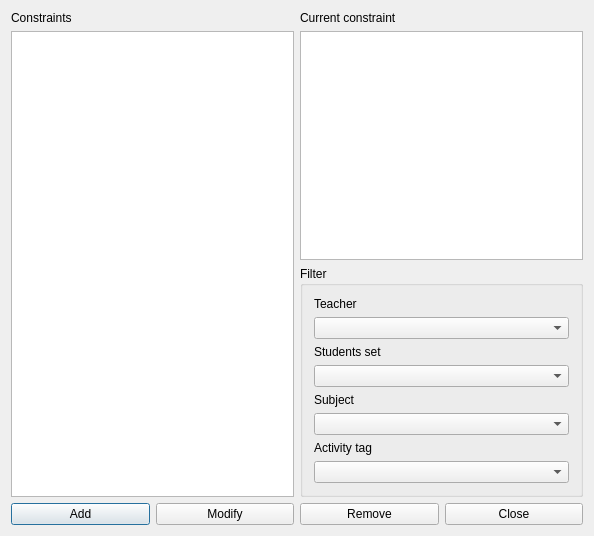
<?xml version="1.0" encoding="UTF-8"?>
<ui version="4.0">
 <class>ConstraintActivitiesMinInATermForm_template</class>
 <widget class="QDialog" name="ConstraintActivitiesMinInATermForm_template">
  <property name="geometry">
   <rect>
    <x>0</x>
    <y>0</y>
    <width>594</width>
    <height>536</height>
   </rect>
  </property>
  <property name="windowTitle">
   <string extracomment="This is the title of the dialog to see the list of all constraints of this type">Constraints activities min in a term</string>
  </property>
  <layout class="QGridLayout" name="gridLayout_2">
   <item row="0" column="1">
    <layout class="QVBoxLayout" name="verticalLayout_2">
     <item>
      <widget class="QLabel" name="currentConstraintTextLabel">
       <property name="text">
        <string>Current constraint</string>
       </property>
       <property name="wordWrap">
        <bool>false</bool>
       </property>
      </widget>
     </item>
     <item>
      <widget class="QPlainTextEdit" name="currentConstraintTextEdit"/>
     </item>
    </layout>
   </item>
   <item row="2" column="0" colspan="2">
    <layout class="QHBoxLayout" name="horizontalLayout">
     <item>
      <widget class="QPushButton" name="addConstraintPushButton">
       <property name="text">
        <string>Add</string>
       </property>
      </widget>
     </item>
     <item>
      <widget class="QPushButton" name="modifyConstraintPushButton">
       <property name="text">
        <string>Modify</string>
       </property>
      </widget>
     </item>
     <item>
      <widget class="QPushButton" name="removeConstraintPushButton">
       <property name="text">
        <string>Remove</string>
       </property>
      </widget>
     </item>
     <item>
      <widget class="QPushButton" name="closePushButton">
       <property name="text">
        <string>Close</string>
       </property>
      </widget>
     </item>
    </layout>
   </item>
   <item row="1" column="1">
    <widget class="QGroupBox" name="filterGroupBox">
     <property name="title">
      <string>Filter</string>
     </property>
     <layout class="QGridLayout" name="gridLayout">
      <item row="0" column="0">
       <widget class="QLabel" name="teachersTextLabel">
        <property name="text">
         <string>Teacher</string>
        </property>
        <property name="wordWrap">
         <bool>false</bool>
        </property>
       </widget>
      </item>
      <item row="1" column="0">
       <widget class="QComboBox" name="teachersComboBox"/>
      </item>
      <item row="2" column="0">
       <widget class="QLabel" name="studentsTextLabel">
        <property name="text">
         <string>Students set</string>
        </property>
        <property name="wordWrap">
         <bool>false</bool>
        </property>
       </widget>
      </item>
      <item row="3" column="0">
       <widget class="QComboBox" name="studentsComboBox"/>
      </item>
      <item row="4" column="0">
       <widget class="QLabel" name="subjectsTextLabel">
        <property name="text">
         <string>Subject</string>
        </property>
        <property name="wordWrap">
         <bool>false</bool>
        </property>
       </widget>
      </item>
      <item row="5" column="0">
       <widget class="QComboBox" name="subjectsComboBox"/>
      </item>
      <item row="6" column="0">
       <widget class="QLabel" name="activityTagsTextLabel">
        <property name="text">
         <string>Activity tag</string>
        </property>
        <property name="wordWrap">
         <bool>false</bool>
        </property>
       </widget>
      </item>
      <item row="7" column="0">
       <widget class="QComboBox" name="activityTagsComboBox"/>
      </item>
     </layout>
    </widget>
   </item>
   <item row="0" column="0" rowspan="2">
    <layout class="QVBoxLayout" name="verticalLayout">
     <item>
      <widget class="QLabel" name="constraintsTextLabel">
       <property name="frameShape">
        <enum>QFrame::NoFrame</enum>
       </property>
       <property name="frameShadow">
        <enum>QFrame::Plain</enum>
       </property>
       <property name="text">
        <string>Constraints</string>
       </property>
       <property name="wordWrap">
        <bool>false</bool>
       </property>
      </widget>
     </item>
     <item>
      <widget class="QListWidget" name="constraintsListWidget"/>
     </item>
    </layout>
   </item>
  </layout>
 </widget>
 <layoutdefault spacing="6" margin="11"/>
 <resources/>
 <connections/>
</ui>
